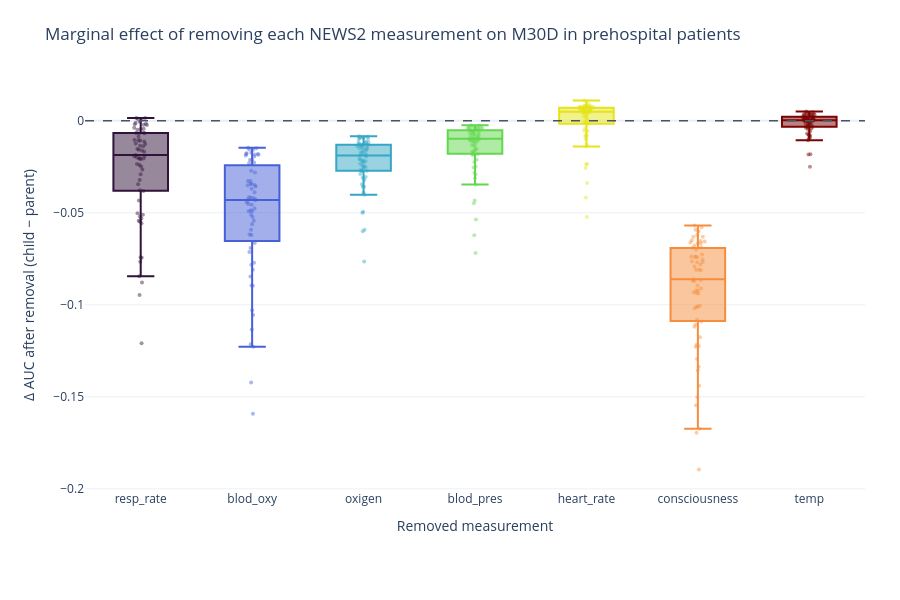

Notebook code cell kept with this figure:
### Code cell
make_marginal_ablation_plot(
    results_m30d_pre, FEATURES, title='M30D in prehospital patients'
).show()
